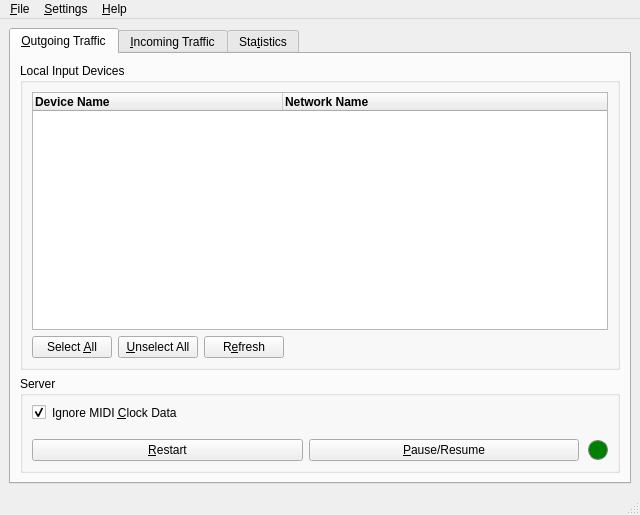
<?xml version="1.0" encoding="UTF-8"?>
<ui version="4.0">
 <class>MainWindow</class>
 <widget class="QMainWindow" name="MainWindow">
  <property name="geometry">
   <rect>
    <x>0</x>
    <y>0</y>
    <width>640</width>
    <height>515</height>
   </rect>
  </property>
  <property name="windowTitle">
   <string>MIDI over LAN</string>
  </property>
  <widget class="QWidget" name="centralwidget">
   <layout class="QGridLayout" name="gridLayout_11">
    <item row="0" column="0">
     <widget class="QTabWidget" name="tabWidget">
      <property name="currentIndex">
       <number>0</number>
      </property>
      <widget class="QWidget" name="tab_OutgoingTraffic">
       <attribute name="title">
        <string>&amp;Outgoing Traffic</string>
       </attribute>
       <layout class="QVBoxLayout" name="verticalLayout_3">
        <item>
         <widget class="QGroupBox" name="groupBox_LocalInputDevices">
          <property name="title">
           <string>Local Input Devices</string>
          </property>
          <layout class="QGridLayout" name="gridLayout_2">
           <item row="0" column="0">
            <widget class="QTableWidget" name="tableWidget_LocalInputPorts">
             <property name="palette">
              <palette>
               <active>
                <colorrole role="Highlight">
                 <brush brushstyle="SolidPattern">
                  <color alpha="255">
                   <red>0</red>
                   <green>218</green>
                   <blue>105</blue>
                  </color>
                 </brush>
                </colorrole>
                <colorrole role="Accent">
                 <brush brushstyle="SolidPattern">
                  <color alpha="255">
                   <red>0</red>
                   <green>218</green>
                   <blue>105</blue>
                  </color>
                 </brush>
                </colorrole>
               </active>
               <inactive>
                <colorrole role="Highlight">
                 <brush brushstyle="SolidPattern">
                  <color alpha="255">
                   <red>0</red>
                   <green>218</green>
                   <blue>105</blue>
                  </color>
                 </brush>
                </colorrole>
                <colorrole role="Accent">
                 <brush brushstyle="SolidPattern">
                  <color alpha="255">
                   <red>0</red>
                   <green>218</green>
                   <blue>105</blue>
                  </color>
                 </brush>
                </colorrole>
               </inactive>
               <disabled>
                <colorrole role="Accent">
                 <brush brushstyle="SolidPattern">
                  <color alpha="255">
                   <red>0</red>
                   <green>218</green>
                   <blue>105</blue>
                  </color>
                 </brush>
                </colorrole>
               </disabled>
              </palette>
             </property>
             <property name="editTriggers">
              <set>QAbstractItemView::EditTrigger::CurrentChanged|QAbstractItemView::EditTrigger::DoubleClicked|QAbstractItemView::EditTrigger::EditKeyPressed|QAbstractItemView::EditTrigger::SelectedClicked</set>
             </property>
             <attribute name="horizontalHeaderVisible">
              <bool>true</bool>
             </attribute>
             <attribute name="horizontalHeaderMinimumSectionSize">
              <number>100</number>
             </attribute>
             <attribute name="horizontalHeaderDefaultSectionSize">
              <number>250</number>
             </attribute>
             <attribute name="horizontalHeaderStretchLastSection">
              <bool>true</bool>
             </attribute>
             <attribute name="verticalHeaderVisible">
              <bool>false</bool>
             </attribute>
             <attribute name="verticalHeaderHighlightSections">
              <bool>false</bool>
             </attribute>
             <attribute name="verticalHeaderStretchLastSection">
              <bool>false</bool>
             </attribute>
             <column>
              <property name="text">
               <string>Device Name</string>
              </property>
              <property name="font">
               <font>
                <bold>true</bold>
               </font>
              </property>
              <property name="textAlignment">
               <set>AlignLeading|AlignVCenter</set>
              </property>
             </column>
             <column>
              <property name="text">
               <string>Network Name</string>
              </property>
              <property name="font">
               <font>
                <bold>true</bold>
               </font>
              </property>
              <property name="textAlignment">
               <set>AlignLeading|AlignVCenter</set>
              </property>
             </column>
            </widget>
           </item>
           <item row="1" column="0">
            <layout class="QHBoxLayout" name="horizontalLayout">
             <item>
              <widget class="QPushButton" name="pushButton_LocalInputPorts_SelectAll">
               <property name="sizePolicy">
                <sizepolicy hsizetype="Preferred" vsizetype="Preferred">
                 <horstretch>0</horstretch>
                 <verstretch>0</verstretch>
                </sizepolicy>
               </property>
               <property name="text">
                <string>Select &amp;All</string>
               </property>
              </widget>
             </item>
             <item>
              <widget class="QPushButton" name="pushButton_LocalInputPorts_UnselectAll">
               <property name="sizePolicy">
                <sizepolicy hsizetype="Preferred" vsizetype="Preferred">
                 <horstretch>0</horstretch>
                 <verstretch>0</verstretch>
                </sizepolicy>
               </property>
               <property name="text">
                <string>&amp;Unselect All</string>
               </property>
              </widget>
             </item>
             <item>
              <widget class="QPushButton" name="pushButton_LocalInputPorts_Refresh">
               <property name="sizePolicy">
                <sizepolicy hsizetype="Preferred" vsizetype="Preferred">
                 <horstretch>0</horstretch>
                 <verstretch>0</verstretch>
                </sizepolicy>
               </property>
               <property name="toolTip">
                <string>&lt;html&gt;&lt;head/&gt;&lt;body&gt;&lt;p&gt;Refresh the list of output ports in case a new device is connected.&lt;/p&gt;&lt;/body&gt;&lt;/html&gt;</string>
               </property>
               <property name="text">
                <string>R&amp;efresh</string>
               </property>
              </widget>
             </item>
             <item>
              <spacer name="horizontalSpacer">
               <property name="orientation">
                <enum>Qt::Orientation::Horizontal</enum>
               </property>
               <property name="sizeHint" stdset="0">
                <size>
                 <width>40</width>
                 <height>20</height>
                </size>
               </property>
              </spacer>
             </item>
            </layout>
           </item>
          </layout>
         </widget>
        </item>
        <item>
         <widget class="QGroupBox" name="groupBox_Server_OutgoingTraffic">
          <property name="title">
           <string>Server</string>
          </property>
          <layout class="QVBoxLayout" name="verticalLayout_4">
           <item>
            <layout class="QGridLayout" name="gridLayout">
             <item row="0" column="0">
              <widget class="QCheckBox" name="checkBox_OutgoingTraffic_IgnoreMidiClock">
               <property name="sizePolicy">
                <sizepolicy hsizetype="Maximum" vsizetype="Fixed">
                 <horstretch>0</horstretch>
                 <verstretch>0</verstretch>
                </sizepolicy>
               </property>
               <property name="toolTip">
                <string/>
               </property>
               <property name="text">
                <string/>
               </property>
               <property name="checked">
                <bool>true</bool>
               </property>
              </widget>
             </item>
             <item row="0" column="1">
              <widget class="QLabel" name="label_OutgoingTraffic_IgnoreMidiClock">
               <property name="text">
                <string>Ignore MIDI &amp;Clock Data</string>
               </property>
               <property name="alignment">
                <set>Qt::AlignmentFlag::AlignLeading|Qt::AlignmentFlag::AlignLeft|Qt::AlignmentFlag::AlignVCenter</set>
               </property>
               <property name="buddy">
                <cstring>checkBox_OutgoingTraffic_IgnoreMidiClock</cstring>
               </property>
              </widget>
             </item>
            </layout>
           </item>
           <item>
            <spacer name="verticalSpacer_2">
             <property name="orientation">
              <enum>Qt::Orientation::Vertical</enum>
             </property>
             <property name="sizeType">
              <enum>QSizePolicy::Policy::Fixed</enum>
             </property>
             <property name="sizeHint" stdset="0">
              <size>
               <width>20</width>
               <height>13</height>
              </size>
             </property>
            </spacer>
           </item>
           <item>
            <layout class="QHBoxLayout" name="horizontalLayout_2">
             <item>
              <widget class="QPushButton" name="pushButton_OutgoingTraffic_Restart">
               <property name="sizePolicy">
                <sizepolicy hsizetype="Preferred" vsizetype="Preferred">
                 <horstretch>0</horstretch>
                 <verstretch>0</verstretch>
                </sizepolicy>
               </property>
               <property name="toolTip">
                <string>&lt;html&gt;&lt;head/&gt;&lt;body&gt;&lt;p&gt;Shut down the worker process for outgoing messages and restart it afterwards.&lt;/p&gt;&lt;/body&gt;&lt;/html&gt;</string>
               </property>
               <property name="text">
                <string>&amp;Restart</string>
               </property>
              </widget>
             </item>
             <item>
              <widget class="QPushButton" name="pushButton_OutgoingTraffic_PauseResume">
               <property name="sizePolicy">
                <sizepolicy hsizetype="Preferred" vsizetype="Preferred">
                 <horstretch>0</horstretch>
                 <verstretch>0</verstretch>
                </sizepolicy>
               </property>
               <property name="toolTip">
                <string>&lt;html&gt;&lt;head/&gt;&lt;body&gt;&lt;p&gt;Pause or resume the worker process for outgoing messages. If the worker is paused, any MIDI messages from local input ports are discarded.&lt;/p&gt;&lt;/body&gt;&lt;/html&gt;</string>
               </property>
               <property name="text">
                <string>&amp;Pause/Resume</string>
               </property>
              </widget>
             </item>
             <item>
              <spacer name="horizontalSpacer_2">
               <property name="orientation">
                <enum>Qt::Orientation::Horizontal</enum>
               </property>
               <property name="sizeType">
                <enum>QSizePolicy::Policy::Fixed</enum>
               </property>
               <property name="sizeHint" stdset="0">
                <size>
                 <width>3</width>
                 <height>19</height>
                </size>
               </property>
              </spacer>
             </item>
             <item>
              <widget class="QLabel" name="label_OutgoingTraffic_ServerStatus">
               <property name="sizePolicy">
                <sizepolicy hsizetype="Fixed" vsizetype="Fixed">
                 <horstretch>0</horstretch>
                 <verstretch>0</verstretch>
                </sizepolicy>
               </property>
               <property name="minimumSize">
                <size>
                 <width>20</width>
                 <height>20</height>
                </size>
               </property>
               <property name="maximumSize">
                <size>
                 <width>20</width>
                 <height>20</height>
                </size>
               </property>
               <property name="styleSheet">
                <string notr="true">background-color: green;
border: 1px solid gray;
border-radius: 10px;</string>
               </property>
               <property name="text">
                <string/>
               </property>
              </widget>
             </item>
            </layout>
           </item>
          </layout>
         </widget>
        </item>
       </layout>
      </widget>
      <widget class="QWidget" name="tab_IncomingTraffic">
       <attribute name="title">
        <string>&amp;Incoming Traffic</string>
       </attribute>
      </widget>
      <widget class="QWidget" name="tab_Statistics">
       <attribute name="title">
        <string>Sta&amp;tistics</string>
       </attribute>
       <layout class="QGridLayout" name="gridLayout_8">
        <item row="0" column="0">
         <widget class="QGroupBox" name="groupBox_RTT">
          <property name="title">
           <string>Round-Trip Times</string>
          </property>
          <layout class="QGridLayout" name="gridLayout_9">
           <item row="0" column="0">
            <widget class="QTableWidget" name="tableWidget_RTT">
             <attribute name="horizontalHeaderStretchLastSection">
              <bool>true</bool>
             </attribute>
             <attribute name="verticalHeaderVisible">
              <bool>false</bool>
             </attribute>
             <row>
              <property name="text">
               <string>0</string>
              </property>
             </row>
             <column>
              <property name="text">
               <string>Hostname</string>
              </property>
              <property name="font">
               <font>
                <bold>true</bold>
               </font>
              </property>
              <property name="textAlignment">
               <set>AlignLeading|AlignVCenter</set>
              </property>
             </column>
             <column>
              <property name="text">
               <string>Minimum RTT</string>
              </property>
              <property name="font">
               <font>
                <bold>true</bold>
               </font>
              </property>
              <property name="textAlignment">
               <set>AlignLeading|AlignVCenter</set>
              </property>
             </column>
             <column>
              <property name="text">
               <string>Maximum RTT</string>
              </property>
              <property name="font">
               <font>
                <bold>true</bold>
               </font>
              </property>
              <property name="textAlignment">
               <set>AlignLeading|AlignVCenter</set>
              </property>
             </column>
             <column>
              <property name="text">
               <string>Average RTT</string>
              </property>
              <property name="font">
               <font>
                <bold>true</bold>
               </font>
              </property>
              <property name="textAlignment">
               <set>AlignLeading|AlignVCenter</set>
              </property>
             </column>
             <column>
              <property name="text">
               <string>Lost Packets</string>
              </property>
              <property name="font">
               <font>
                <bold>true</bold>
               </font>
              </property>
              <property name="textAlignment">
               <set>AlignLeading|AlignVCenter</set>
              </property>
             </column>
            </widget>
           </item>
          </layout>
         </widget>
        </item>
       </layout>
      </widget>
     </widget>
    </item>
   </layout>
  </widget>
  <widget class="QMenuBar" name="menubar">
   <property name="geometry">
    <rect>
     <x>0</x>
     <y>0</y>
     <width>640</width>
     <height>33</height>
    </rect>
   </property>
   <widget class="QMenu" name="menu_File">
    <property name="title">
     <string>&amp;File</string>
    </property>
    <addaction name="action_Quit"/>
   </widget>
   <widget class="QMenu" name="menu_Help">
    <property name="title">
     <string>&amp;Help</string>
    </property>
    <addaction name="action_About"/>
   </widget>
   <widget class="QMenu" name="menu_Settings">
    <property name="title">
     <string>&amp;Settings</string>
    </property>
    <addaction name="action_Preferences"/>
    <addaction name="actionShow_Debug_Messages"/>
   </widget>
   <addaction name="menu_File"/>
   <addaction name="menu_Settings"/>
   <addaction name="menu_Help"/>
  </widget>
  <widget class="QStatusBar" name="statusbar"/>
  <action name="action_Quit">
   <property name="icon">
    <iconset theme="QIcon::ThemeIcon::ApplicationExit"/>
   </property>
   <property name="text">
    <string>&amp;Quit</string>
   </property>
   <property name="menuRole">
    <enum>QAction::MenuRole::QuitRole</enum>
   </property>
  </action>
  <action name="action_About">
   <property name="icon">
    <iconset theme="QIcon::ThemeIcon::HelpAbout"/>
   </property>
   <property name="text">
    <string>&amp;About</string>
   </property>
   <property name="menuRole">
    <enum>QAction::MenuRole::AboutRole</enum>
   </property>
  </action>
  <action name="action_Preferences">
   <property name="icon">
    <iconset theme="preferences-other"/>
   </property>
   <property name="text">
    <string>&amp;Preferences</string>
   </property>
   <property name="toolTip">
    <string>Preferences</string>
   </property>
   <property name="menuRole">
    <enum>QAction::MenuRole::PreferencesRole</enum>
   </property>
  </action>
  <action name="actionShow_Debug_Messages">
   <property name="text">
    <string>Show &amp;Debug Messages</string>
   </property>
  </action>
 </widget>
 <resources/>
 <connections/>
</ui>
